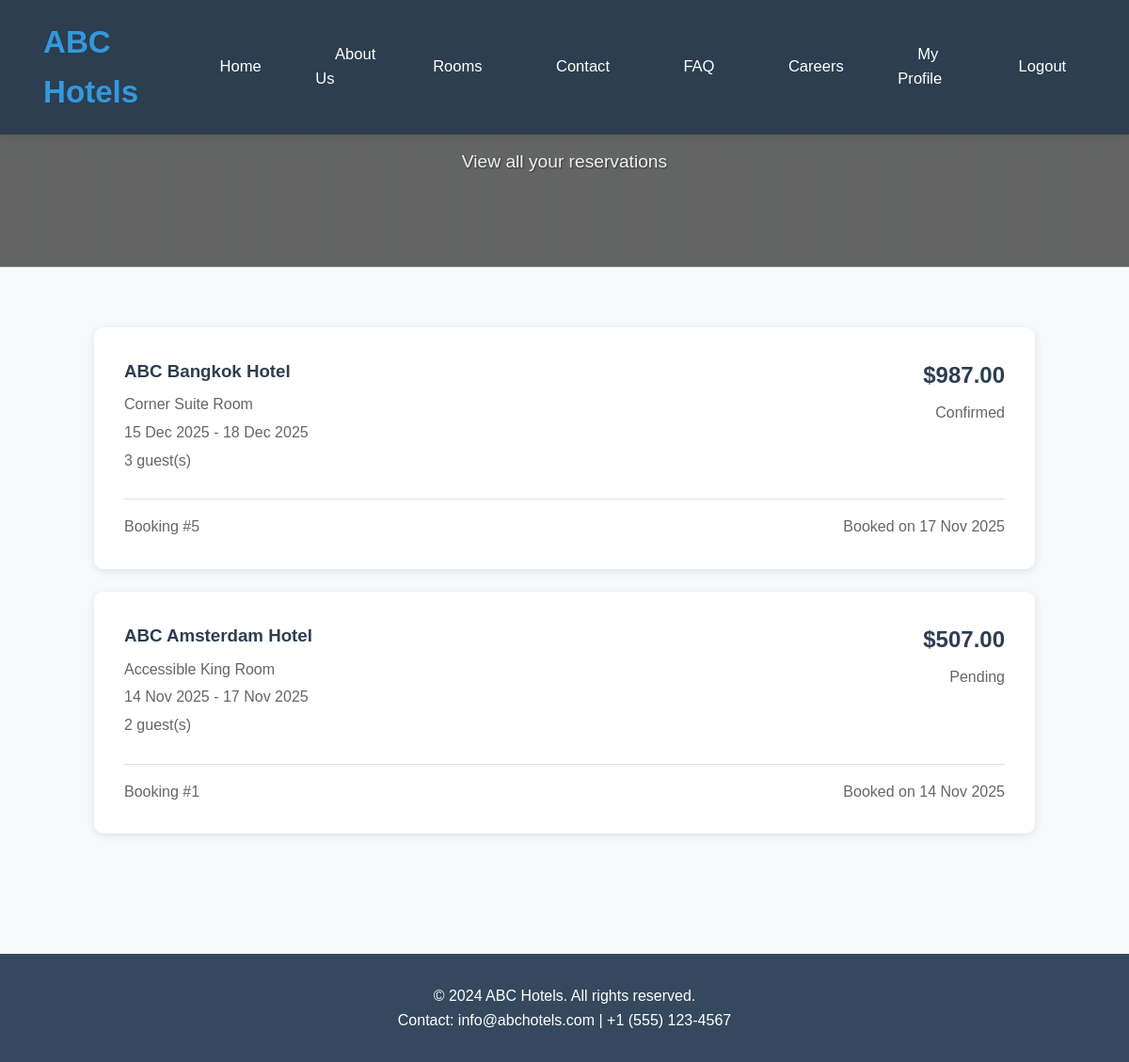
The page /bookings/ (signed in) on the database its author committed.
### hotel/models.py (models this page shows, shortened)
class Booking(models.Model):
    STATUS_CHOICES = [
        ('confirmed', 'Confirmed'),
        ('checked_in', 'Checked In'),
        ('checked_out', 'Checked Out'),
        ('cancelled', 'Cancelled'),
    ]
    guest_name = models.CharField(max_length=100)
    guest_email = models.EmailField()
    guest_phone = models.CharField(max_length=20)
    room = models.ForeignKey(Room, on_delete=models.CASCADE,
    related_name='bookings')
    check_in = models.DateField()
    check_out = models.DateField()
    total_guests = models.PositiveIntegerField(default=1)
    status = models.CharField(max_length=20, choices=STATUS_CHOICES,
    default='confirmed')
    created_at = models.DateTimeField(auto_now_add=True)
    updated_at = models.DateTimeField(auto_now=True)
    @property
    def display_guests(self):
        if self.total_guests > 1:
            return self.total_guests
        else:
            return self.room.room_type.capacity
    @property
    def total_price(self):
        if self.check_in and self.check_out and self.room:
            nights = (self.check_out - self.check_in).days
            return nights * self.room.room_type.price_per_night
        return 0
    class Meta:
        ordering = ['-created_at']

class Room(models.Model):
    city = models.ForeignKey(City, on_delete=models.CASCADE, related_name='rooms')
    room_type = models.ForeignKey(RoomType, on_delete=models.CASCADE)
    is_available = models.BooleanField(default=True)
    image = models.ImageField(upload_to='images/room_specific/', blank=True,
    null=True, verbose_name='Room Specific Image')

class City(models.Model):
    name = models.CharField(max_length=100)
    description = models.TextField()
    image = models.ImageField(upload_to='images/city/', null=True, blank=True)
    is_active = models.BooleanField(default=True)
    class Meta:
        verbose_name = 'City'
        verbose_name_plural = 'Cities'

class RoomType(models.Model):
    name = models.CharField(max_length=100, unique=True)
    description = models.TextField()
    price_per_night = models.DecimalField(max_digits=8, decimal_places=2)
    capacity = models.PositiveIntegerField()
    image = models.ImageField(upload_to='images/room/', null=True, blank=True)
    class Meta:
        ordering = ['name']

### hotel/views.py (the view)
# urls.py: path('bookings/', views.booking_list, name='booking_list'),
@login_required
def booking_list(request):
    if request.user.is_authenticated:
        bookings = Booking.objects.filter(guest_email=request.user.email).order_by('-created_at')
    else:
        bookings = []
    context = {
        'bookings': bookings,
    }
    return render(request, 'booking_list.html', context)

### templates/booking_list.html (shortened to what this page needs)
{% extends 'base.html' %}
{% block content %}
<section class="hero-section" style="background-image: linear-gradient(rgba(0,0,0,0.6), rgba(0,0,0,0.6)), url('https://images.unsplash.com/photo-1566073771259-6a8506099945?ixlib=rb-4.0.3&auto=format&fit=crop&w=1920&q=80');">
    <div class="container">
        <h1 class="hero-title">My Bookings</h1>
        <p class="hero-subtitle">View all your reservations</p>
    </div>
</section>
<section style="padding: 4rem 0;">
    <div class="container">
        <div style="max-width: 1000px; margin: 0 auto;">
            {% if bookings %}
            <div style="display: grid; gap: 1.5rem;">
                {% for booking in bookings %}
                <div style="background: white; padding: 2rem; border-radius: 10px; box-shadow: 0 2px 10px rgba(0,0,0,0.1); cursor: pointer;"
                     onclick="window.location.href='{% url 'booking_detail' booking.id %}'"
                     onmouseover="this.style.boxShadow='0 4px 15px rgba(0,0,0,0.1)'; this.style.borderColor='#3498db';"
                     onmouseout="this.style.boxShadow='0 2px 10px rgba(0,0,0,0.1)'; this.style.borderColor='#e0e0e0';">
                    <div style="display: flex; justify-content: space-between; align-items: flex-start; margin-bottom: 1.5rem;">
                        <div style="flex: 2;">
                            <h3 style="color: #2c3e50; margin-bottom: 0.5rem;">ABC {{ booking.room.city.name }} Hotel</h3>
                            <p style="color: #666; margin: 0.25rem 0;">{{ booking.room.room_type.name }} Room</p>
                            <p style="color: #666; margin: 0.25rem 0;">{{ booking.check_in|date:"d M Y" }} - {{ booking.check_out|date:"d M Y" }}</p>
                            <p style="color: #666; margin: 0.25rem 0;">{{ booking.display_guests }} guest(s)</p>
                        </div>
                        <div style="text-align: right;">
                            <p style="font-size: 1.5rem; font-weight: bold; color: #2c3e50; margin: 0;">${{ booking.total_price }}</p>
                            <p style="color: #666; margin: 0.5rem 0 0 0; text-transform: capitalize;">{{ booking.status }}</p>
                        </div>
                    </div>
                    <div style="display: flex; justify-content: space-between; align-items: center; padding-top: 1rem; border-top: 1px solid #e0e0e0;">
                        <span style="color: #666;">Booking #{{ booking.id }}</span>
                        <span style="color: #666;">Booked on {{ booking.created_at|date:"d M Y" }}</span>
                    </div>
                </div>
                {% endfor %}
            </div>
            {% endif %}
        </div>
    </div>
</section>
{% endblock %}

### static/css/style.css (style rules this page uses)
:root { --primary-color: #2c3e50; --secondary-color: #3498db; --accent-color: #c74c3c; --light-color: #ecf0f1; --dark-color: #34495e; --success-color: #27ae60; --warning-color: #f39c12; --danger-color: #c74c3c; --button-width: 130px; --button-height: 44px; }
* { margin: 0; padding: 0; box-sizing: border-box; }
body { font-family: 'Segoe UI', Tahoma, Geneva, Verdana, sans-serif; line-height: 1.6; color: #333; background-color: #f8f9fa; }
.container { max-width: 1200px; margin: 0 auto; padding: 0 2rem; }
.hero-section { background: linear-gradient(rgba(0,0,0,0.6), rgba(0,0,0,0.6)), url('https://images.unsplash.com/photo-1566073771259-6a8506099945?ixlib=rb-4.0.3&ixid=M3wxMjA3fDB8MHxwaG90by1wYWdlfHx8fGVufDB8fHx8fA%3D%3D&auto=format&fit=crop&w=1920&q=80'); background-size: cover; background-position: center; color: white; padding: 8rem 0; text-align: center; }
.hero-title { font-size: 3.5rem; margin-bottom: 1rem; font-weight: 700; text-shadow: 2px 2px 4px rgba(0,0,0,0.5); }
.hero-subtitle { font-size: 1.3rem; margin-bottom: 2rem; opacity: 0.9; text-shadow: 1px 1px 2px rgba(0,0,0,0.5); }

### templates/base.html (style rules this page uses)
* { margin: 0; padding: 0; box-sizing: border-box; }
body { font-family: 'Arial', sans-serif; line-height: 1.6; color: #333; }
.container { max-width: 1200px; margin: 0 auto; padding: 0 2rem; }

### templates/booking_list.html (style rules this page uses)
.hero-section { background-size: cover; background-position: center; color: white; text-align: center; padding: 4rem 0; }
.hero-title { font-size: 3rem; margin-bottom: 1rem; }
.hero-subtitle { font-size: 1.2rem; opacity: 0.9; }

### rows shown on the page
Booking: room.city.name "Bangkok", room.room_type.name "Corner Suite", check_in "15 Dec 2025", check_out "18 Dec 2025", display_guests "3", total_price "987.00", status "Confirmed", id "5", created_at "17 Nov 2025"
Booking: room.city.name "Amsterdam", room.room_type.name "Accessible King", check_in "14 Nov 2025", check_out "17 Nov 2025", display_guests "2", total_price "507.00", status "Pending", id "1", created_at "14 Nov 2025"
